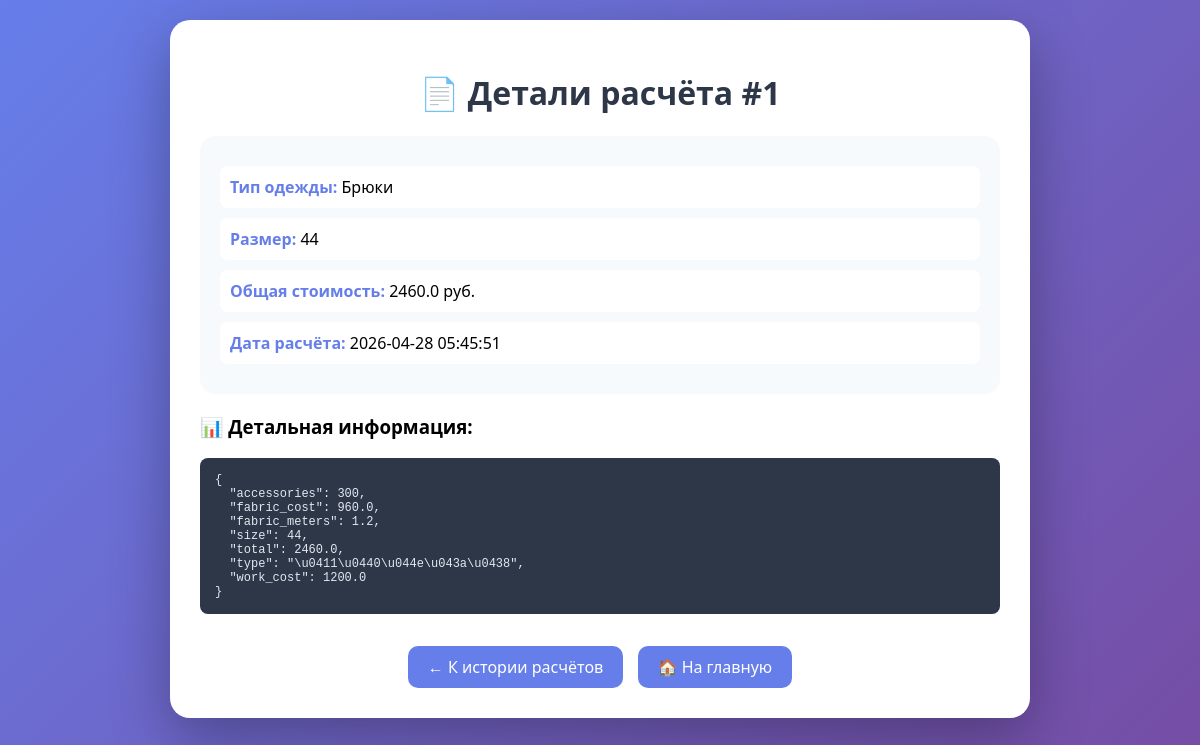
The page /result/1 on the database its author committed.
### tables this page shows
CREATE TABLE calculations (
            id INTEGER PRIMARY KEY AUTOINCREMENT,
            clothing_type VARCHAR(50),
            size INTEGER,
            total_cost REAL,
            details TEXT,
            created_at TIMESTAMP DEFAULT CURRENT_TIMESTAMP
        );

### web_app/app.py (the view)
@app.route('/result/<int:result_id>')
def view_result(result_id):
    result = db_manager.get_result_by_id(result_id)
    if result:
        return render_template('result_detail.html', result=result)
    else:
        flash('Результат не найден', 'error')
        return redirect(url_for('history'))

### clothing_package/db.py (called while the page is built)
    def _get_connection(self):
        return sqlite3.connect(self.db_path)

    def get_result_by_id(self, result_id: int) -> dict:
        try:
            with self._get_connection() as conn:
                cursor = conn.execute("""
                    SELECT id, clothing_type, size, total_cost, details, created_at
                    FROM calculations
                    WHERE id = ?
                """, (result_id,))
                row = cursor.fetchone()
                if row:
                    return {
                        'id': row[0],
                        'clothing_type': row[1],
                        'size': row[2],
                        'total_cost': row[3],
                        'details': json.loads(row[4]),
                        'created_at': row[5]
                    }
                return None
        except Exception as e:
            print(f"Ошибка при получении результата по ID: {e}")
            return None

### web_app/templates/result_detail.html (shortened to what this page needs)
<!DOCTYPE html>
<html lang="ru">
<head>
</head>
<body>
    <div class="container">
        <h1>📄 Детали расчёта #{{ result.id }}</h1>
        <div class="detail-card">
            <div class="detail-item">
                <span class="detail-label">Тип одежды:</span> {{ result.clothing_type }}
            </div>
            <div class="detail-item">
                <span class="detail-label">Размер:</span> {{ result.size }}
            </div>
            <div class="detail-item">
                <span class="detail-label">Общая стоимость:</span> {{ result.total_cost }} руб.
            </div>
            <div class="detail-item">
                <span class="detail-label">Дата расчёта:</span> {{ result.created_at }}
            </div>
        </div>
        <h3>📊 Детальная информация:</h3>
        <pre>{{ result.details | tojson(indent=2) }}</pre>
        <div class="button-group">
            <a href="/history" class="back-btn">← К истории расчётов</a>
            <a href="/" class="back-btn" style="margin-left: 10px;">🏠 На главную</a>
        </div>
    </div>
</body>
</html>

### web_app/templates/result_detail.html (style rules this page uses)
body { font-family: 'Segoe UI', Tahoma, Geneva, Verdana, sans-serif; background: linear-gradient(135deg, #667eea 0%, #764ba2 100%); margin: 0; padding: 20px; min-height: 100vh; }
.container { max-width: 800px; margin: 0 auto; background: white; border-radius: 20px; box-shadow: 0 20px 60px rgba(0,0,0,0.3); overflow: hidden; padding: 30px; }
h1 { color: #2d3748; text-align: center; }
.detail-card { background: #f7fafc; border-radius: 15px; padding: 20px; margin: 20px 0; }
.detail-item { margin: 10px 0; padding: 10px; background: white; border-radius: 8px; }
.detail-label { font-weight: bold; color: #667eea; }
pre { background: #2d3748; color: #e2e8f0; padding: 15px; border-radius: 8px; overflow-x: auto; font-family: 'Courier New', monospace; font-size: 12px; }
.back-btn { display: inline-block; margin-top: 20px; padding: 10px 20px; background: #667eea; color: white; border-radius: 10px; text-decoration: none; }
.button-group { text-align: center; }

### rows shown on the page
calculations: id "1", clothing_type "Брюки", size "44", total_cost "2460.0", created_at "2026-04-28 05:45:51"

### other values the page prints
{{ result.details | tojson(indent=2) }} "{ \"accessories\": 300, \"fabric_cost\": 960.0, \"fabric_meters\": 1.2, \"size\": 44, \"total\": 2460.0, \"type\": \"\\u0411\\u0440\\u044e\\u043a\\u0438\", \"work_cost\": 1200.0 }"
